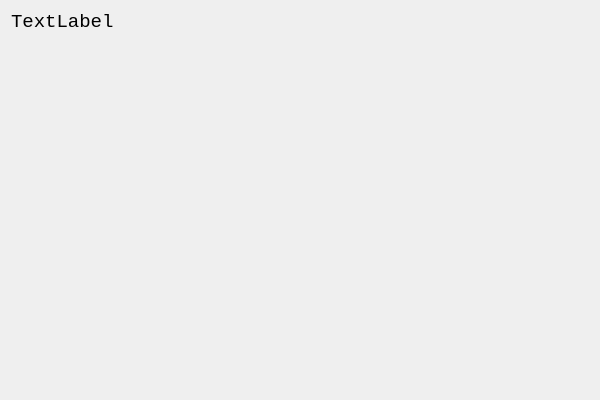
<?xml version="1.0" encoding="UTF-8"?>
<ui version="4.0">
 <class>CustomDialogClass</class>
 <widget class="QDialog" name="CustomDialogClass">
  <property name="geometry">
   <rect>
    <x>0</x>
    <y>0</y>
    <width>600</width>
    <height>400</height>
   </rect>
  </property>
  <property name="windowTitle">
   <string>CustomDialog</string>
  </property>
  <layout class="QGridLayout" name="gridLayout">
   <item row="0" column="0">
    <widget class="QLabel" name="label">
     <property name="font">
      <font>
       <family>Consolas</family>
       <pointsize>14</pointsize>
      </font>
     </property>
     <property name="text">
      <string>TextLabel</string>
     </property>
     <property name="alignment">
      <set>Qt::AlignLeading|Qt::AlignLeft|Qt::AlignTop</set>
     </property>
    </widget>
   </item>
  </layout>
 </widget>
 <layoutdefault spacing="6" margin="11"/>
 <resources/>
 <connections/>
</ui>
